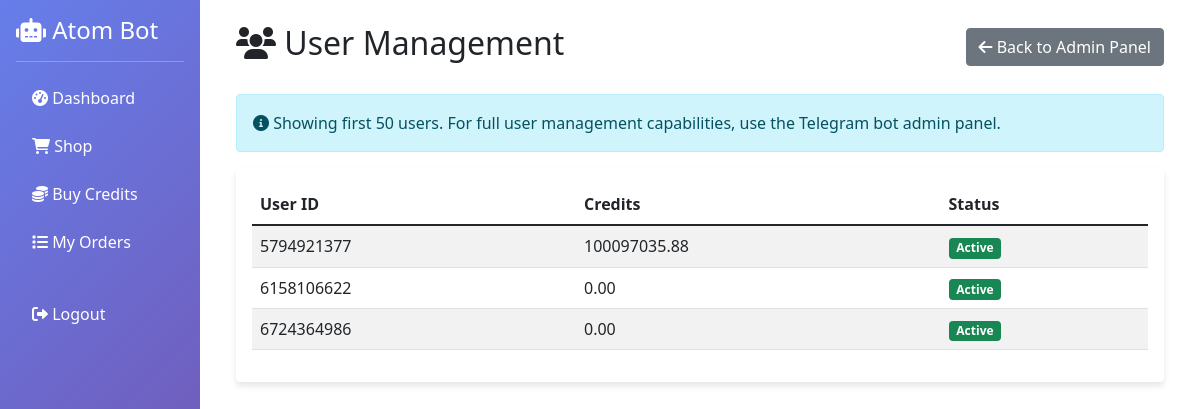
/admin/users (signed in), run on the app's committed database.
### tables this page shows
CREATE TABLE users (user_id INTEGER PRIMARY KEY, credits REAL DEFAULT 0, language TEXT DEFAULT 'en', is_banned INTEGER DEFAULT 0);

### web_app.py (the view)
@app.route('/admin/users')
def admin_users():
    if 'user_id' not in session or session['user_id'] not in config.ADMIN_IDS:
        return redirect(url_for('login'))
    user_ids = run_async(db.admin_get_all_user_ids())
    users = []
    for (uid,) in user_ids[:50]:  # Limit to first 50 users for performance
        user_data = run_async(db.get_user_data(uid))
        users.append({
            'id': uid,
            'credits': user_data['credits'],
            'is_banned': user_data['is_banned']
        })
    return render_template('admin_users.html', users=users)

### database.py (called while the page is built)
async def _db_query(query, params=(), fetchone=False, fetchall=False, commit=False):
    try:
        async with aiosqlite.connect(DB_NAME) as db:
            cursor = await db.execute(query, params)
            if commit: await db.commit(); return True
            if fetchone: return await cursor.fetchone()
            if fetchall: return await cursor.fetchall()
            return await cursor.fetchall()
    except aiosqlite.Error as e: logger.error(f"Database query failed: {e}\nQuery: {query}\nParams: {params}"); return None

async def get_user_data(user_id: int) -> dict:
    await _db_query("INSERT OR IGNORE INTO users (user_id) VALUES (?)", (user_id,), commit=True)
    user_data = await _db_query("SELECT credits, language, is_banned FROM users WHERE user_id = ?", (user_id,), fetchone=True)
    return {'credits': user_data[0], 'language': user_data[1], 'is_banned': bool(user_data[2])} if user_data else {'credits': 0.0, 'language': 'en', 'is_banned': False}

async def admin_get_all_user_ids():
    return await _db_query("SELECT user_id FROM users WHERE is_banned = 0", fetchall=True)

### web_app.py (called while the page is built)
def run_async(coro):
    loop = asyncio.new_event_loop()
    asyncio.set_event_loop(loop)
    try:
        return loop.run_until_complete(coro)
    finally:
        loop.close()

### templates/admin_users.html (shortened to what this page needs)
{% extends "base.html" %}
{% block content %}
<div class="d-flex justify-content-between align-items-center mb-4">
    <h2><i class="fas fa-users"></i> User Management</h2>
    <a href="{{ url_for('admin') }}" class="btn btn-secondary">
        <i class="fas fa-arrow-left"></i> Back to Admin Panel
    </a>
</div>
<div class="alert alert-info">
    <i class="fas fa-info-circle"></i>
    Showing first 50 users. For full user management capabilities, use the Telegram bot admin panel.
</div>
{% if users %}
<div class="card">
    <div class="card-body">
        <div class="table-responsive">
            <table class="table table-striped">
                <thead>
                    <tr>
                        <th>User ID</th>
                        <th>Credits</th>
                        <th>Status</th>
                    </tr>
                </thead>
                <tbody>
                    {% for user in users %}
                    <tr>
                        <td>{{ user.id }}</td>
                        <td>{{ "%.2f"|format(user.credits) }}</td>
                        <td>
                            {% if user.is_banned %}
                                <span class="badge bg-danger">Banned</span>
                            {% else %}
                                <span class="badge bg-success">Active</span>
                            {% endif %}
                        </td>
                    </tr>
                    {% endfor %}
                </tbody>
            </table>
        </div>
    </div>
</div>
{% endif %}
{% endblock %}

### templates/base.html (style rules this page uses)
.card { box-shadow: 0 4px 6px rgba(0, 0, 0, 0.1); border: none; }

### data on the page
users: id "5794921377", credits "100097035.88"
users: id "6158106622", credits "0.00"
users: id "6724364986", credits "0.00"
